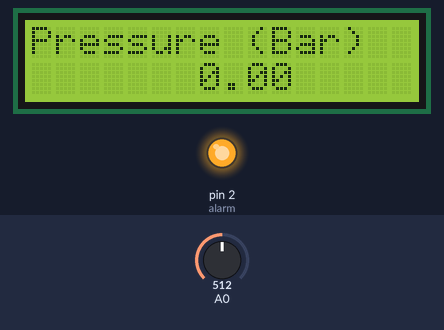
A sketch run on a simulated Arduino Uno, built with avr-gcc and run on an emulated ATmega328P. Parts: 16×2 character LCD, output pins drawn as LEDs (lit = HIGH). The inputs (shaded band) are chosen by the test bench; at power-on: A0 = 512.

Above: at 4.6 s.
4.7 s: A0 set to 716
At 12.6 s:
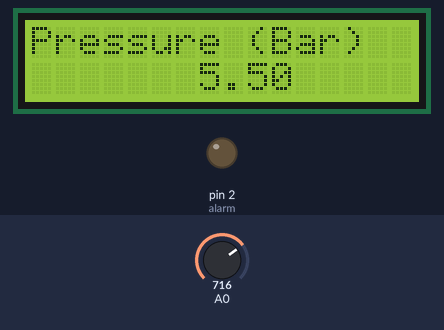
13.6 s: A0 set to 754
At 21.3 s:
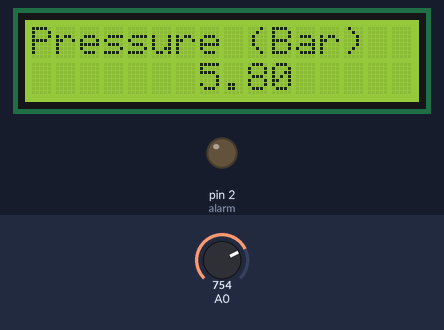
21.6 s: A0 set to 786
At 29.3 s:
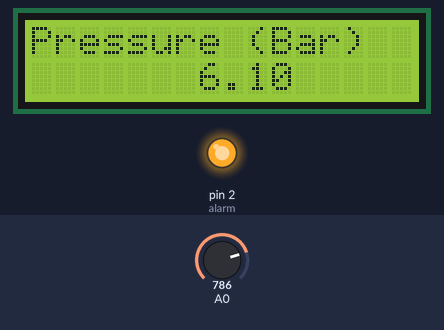
Timing chart, 0 to 30.8 s (numbered marks = the images above; inputs shaded):
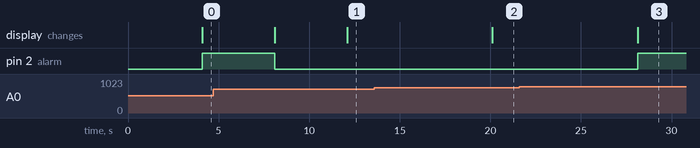

Measured:
- the behaviour switches between 767 and 768 on A0 (found by bisection; images 2 and 3)
- after the input at 4.7 s, the display: first differs from a run without the input after 7.4 s (image 1)
- after the input at 13.6 s, the display: changes after 6.5 s (image 2)
- after the input at 21.6 s, pin 2 (alarm): LOW → HIGH after 6.5 s; the display: changes after 6.5 s (image 3)

The sketch:

Air_Pressure_Warning.ino
```cpp
#include <Wire.h>
#include <LiquidCrystal_I2C.h>

float currentPressureReading;
float lastPressureReading;
bool debugmode = 0;
float MapBarPressure;
#define relayOFF LOW
const int alarm = 2;
volatile byte relayState = LOW;
int wid = 16;
char result[8];
LiquidCrystal_I2C lcd(0x27, 16, 2);

void setup() {
  Serial.begin(9600);
  lcd.init();
  lcd.backlight();
  lcd.clear();
  lcd.print("Pressure (Bar)");
  pinMode(alarm, OUTPUT);
}

void loop() {
  updatePressure();
  currentPressureReading = analogRead(A0);
  float voltage = currentPressureReading * (5.0 / 1024.0);
  MapBarPressure = map(currentPressureReading * 10, 0, 1023, 0, 8);

  if (debugmode) {
    Serial.println("***** DEBUG INFORMATION *****");
    Serial.print("Raw Sensor Value = ");
    Serial.println(currentPressureReading);
    Serial.print("Pressure in Bar = ");
    Serial.println(MapBarPressure / 10);
    Serial.print("Input voltage = ");
    Serial.println(voltage);
    Serial.print('\n');
    Serial.print('\n');
    delay(4000);
  }
}

void updatePressure() {

  delay(4000);
  float converted = MapBarPressure / 10;
  dtostrf(converted, 6, 2, result);
  int len = strlen(result);
  lcd.setCursor((16 - len) / 2, 1);
  lcd.print(result);

  if ((converted > 0.00) && (converted < 6.00)) {
    digitalWrite(alarm, LOW);
    if (debugmode) {
      Serial.println("***** Too Low *******");
      Serial.print("Pressure in Bar = ");
      Serial.println(converted);
      Serial.print('\n');
      Serial.print('\n');
    }
  }

  else {
    digitalWrite(alarm, HIGH);
    if (debugmode) {
    Serial.println("***** Pressure OK *****");
    Serial.print("Pressure in Bar = ");
    Serial.println(converted);
    Serial.print('\n');
    Serial.print('\n');
    }


  }
}
```
